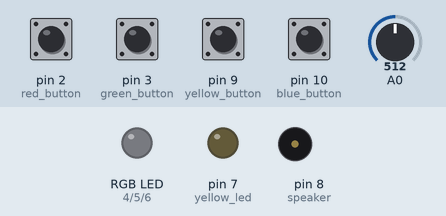
The sketch below on a simulated Arduino Uno, built with avr-gcc and run on an emulated ATmega328P. On the bench: an RGB LED mixed from three pins (HIGH = lit), output pins drawn as LEDs (lit = HIGH), buzzer (waves = sounding). Inputs (shaded band) come from the test bench; at power-on: pin 2 (red_button), pin 3 (green_button), pin 9 (yellow_button), pin 10 (blue_button) LOW, A0 = 512. Random numbers use the default seed unless the sketch sets one.

Above: at 4.0 s.
4.1 s: pin 2 (red_button) pulled HIGH for 0.15 s
At 5.94 s:
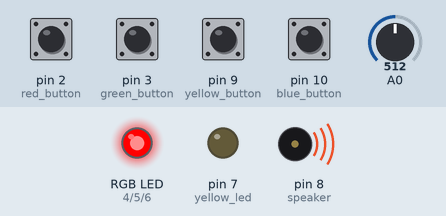
7.1 s: pin 3 (green_button) pulled HIGH for 1 s
At 11.09 s:
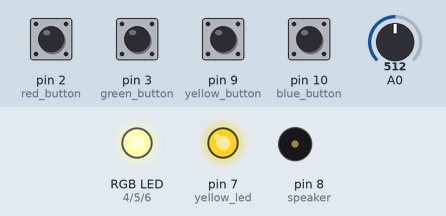
11.1 s: A0 set to 306
14.1 s: pin 9 (yellow_button) pulled HIGH for 0.15 s
At 14.27 s:
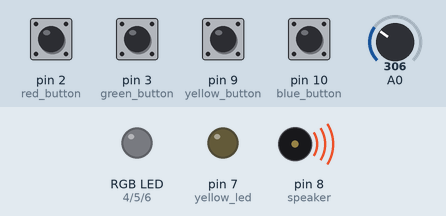
17.1 s: A0 set to 511
20.1 s: pin 2 (red_button) pulled HIGH for 1 s
At 25.88 s:
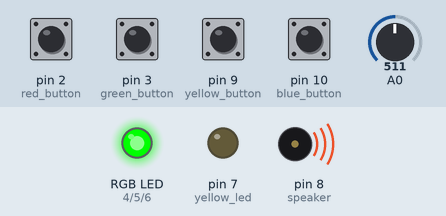
Timing chart, 0 to 27.1 s (numbered marks = the images above; inputs shaded):
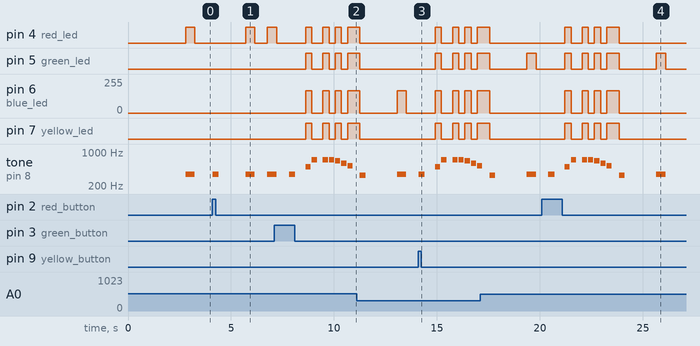

The sketch:

simon_say.ino
```cpp
const int red_led = 4;
const int yellow_led = 7;
const int green_led = 5;
const int blue_led = 6;
const int red_button = 2;
const int yellow_button = 9;
const int green_button = 3;
const int blue_button = 10;

int red_state;
int yellow_state;
int green_state;
int blue_state;

int i = 0, count = 0, t = 0, mistake = 0, move = 0, n;
int simon_sequence[100];

// functions
void correct(void);
void lost(void);
int get_answer(void);

void setup() {

  Serial.begin(9600);

  pinMode(red_led, OUTPUT);
  pinMode(yellow_led, OUTPUT);
  pinMode(green_led, OUTPUT);
  pinMode(blue_led, OUTPUT);

  pinMode(red_button, INPUT);
  pinMode(yellow_button, INPUT);
  pinMode(green_button, INPUT);
  pinMode(blue_button, INPUT);

  pinMode(8, OUTPUT); // speaker (theremin)

  digitalWrite(red_led, LOW);
  digitalWrite(yellow_led, LOW);
  digitalWrite(green_led, LOW);
  digitalWrite(blue_led, LOW);

  delay(2800);

}

void loop() {

  randomSeed(analogRead(0)); // unconnected pin
  delay(2);

  n = random(4, 8); // random between 4 and 7

  simon_sequence[i] = n;

  // Show the sequence to follow
  for (t = 0; t <= i; t++) {
    if (simon_sequence[t] == 6) {
      analogWrite(simon_sequence[t], 167);
    } else {
      digitalWrite(simon_sequence[t], HIGH);
    }
    tone(8, 350);
    delay(450);
    digitalWrite(simon_sequence[t], LOW);
    noTone(8);
    delay(600);
  }

  do {
    do {
      move = get_answer();
    } while (!move);

    delay(300);

    if (move != simon_sequence[count]) {
      mistake = 1;
    }

    noTone(8);
    count++;

  } while(count <= i && !mistake); // Keep pressing buttons until the sequence is complete

  i++;
  count = 0;

  if (mistake) {
    i = 0;
    mistake = 0;
    lost();
  }

  delay(1300);

}

void lost(void) { // it reproduces the sound of super mario bros when someone loses

  delay(500);

  tone(8, 493, 250);
  for (int j = 4; j <= 7; j++) {
    if (j == 6) {
      analogWrite(j, 167);
    } else {
      digitalWrite(j, HIGH);
    }
  }
  delay(300);

  tone(8, 698, 265);
  for (int j = 4; j <= 7; j++) {
    digitalWrite(j, LOW);
  }
  delay(540);

  tone(8, 698, 250);
  for (int j = 4; j <= 7; j++) {
    if (j == 6) {
      analogWrite(j, 167);
    } else {
      digitalWrite(j, HIGH);
    }
  }
  delay(300);

  tone(8, 698, 250);
  for (int j = 4; j <= 7; j++) {
    digitalWrite(j, LOW);
  }
  delay(300);

  tone(8, 659, 250);
  for (int j = 4; j <= 7; j++) {
    if (j == 6) {
      analogWrite(j, 167);
    } else {
      digitalWrite(j, HIGH);
    }
  }
  delay(300);

  tone(8, 587, 250);
  for (int j = 4; j <= 7; j++) {
    digitalWrite(j, LOW);
  }
  delay(300);

  tone(8, 523, 250);
  for (int j = 4; j <= 7; j++) {
    if (j == 6) {
      analogWrite(j, 167);
    } else {
      digitalWrite(j, HIGH);
    }
  }
  delay(600);

  tone(8, 329, 280);
  for (int j = 4; j <= 7; j++) {
    digitalWrite(j, LOW);
  }
  delay(500);
}

int get_answer(void) {

  red_state = digitalRead(red_button);
  if (red_state == HIGH) {
    tone(8, 350);
    return red_led;
  }
  delay(5);

  yellow_state = digitalRead(yellow_button);
  if (yellow_state == HIGH) {
    tone(8, 350);
    return yellow_led;
  }
  delay(5);

  green_state = digitalRead(green_button);
  if (green_state == HIGH) {
    tone(8, 350);
    return green_led;
  }
  delay(5);

  blue_state = digitalRead(blue_button);
  if (blue_state == HIGH) {
    tone(8, 350);
    return blue_led;
  }
  delay(5);

  return 0;
}
```

Measured:
- after the input at 4.1 s, pin 4 (red_led): LOW → HIGH after 1.6 s, → LOW 0.45 s later, → HIGH 0.60 s later; tone on pin 8 (speaker): goes 350 Hz 0.30 s, silent 1.3 s, 350 Hz 0.45 s, silent 0.60 s, then 350 Hz, starting at once
- after the input at 7.1 s, pin 5 (green_led), pin 7 (yellow_led): goes HIGH 0.30 s, LOW 0.54 s, HIGH 0.30 s, LOW 0.30 s, HIGH 0.30 s, LOW 0.30 s, then HIGH, starting after 1.5 s; pin 6 (blue_led): goes 167/255 0.30 s, 0/255 0.54 s, 167/255 0.30 s, 0/255 0.30 s, 167/255 0.30 s, 0/255 0.30 s, then 167/255, starting after 1.5 s
- after the input at 14.1 s, pin 4 (red_led), pin 5 (green_led): goes HIGH 0.30 s, LOW 0.54 s, HIGH 0.30 s, LOW 0.30 s, HIGH 0.30 s, LOW 0.30 s, then HIGH, starting after 0.82 s
- after the input at 20.1 s, pin 4 (red_led): LOW → HIGH after 1.1 s, → LOW 0.30 s later, → HIGH 0.54 s later, → LOW 0.30 s later, … (8 changes in this stretch); pin 5 (green_led): LOW → HIGH after 1.1 s, → LOW 0.30 s later, → HIGH 0.54 s later, → LOW 0.30 s later, … (10 changes in this stretch)
